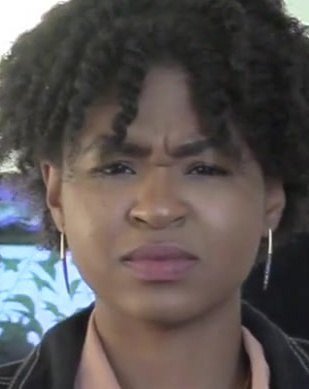
#> input picture real/aftqqmiysd 11_0.jpg, 309 x 389 px; its folder holds only this picture in this run
$ python eb_hair.py   (older library calls are emulated)
#> lines starting #> are read from the running program, lines starting #| are printed output that depends on the picture; after the words box and inside, x2 and y2 are one past the last pixel; in counts of white or black regions, pixels touching at a corner belong together
import cv2
import numpy as np
import sys, os

#학습할 이미지 변수가 train입니다.
#work변수가 필터를 통과한 후 이미지입니다.

# 폴더 내 이미지 불러오기
folder_path = "real/"
folder_list = os.listdir(folder_path)

for item in folder_list:  # 폴더의 파일이름 얻기

    train = cv2.imread(folder_path+item)
#> train is the input picture: shape (389, 309, 3); mean B, G, R 82.4, 84.5, 90.6
    print(folder_path+item)
    tmp = train.copy()

    # 필터 적용 부분 ===================================
    # Emboss
    tmp = cv2.cvtColor(tmp, cv2.COLOR_RGB2GRAY)
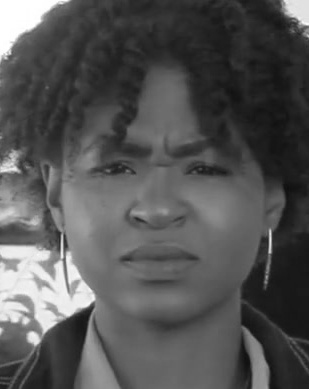
#> tmp: shape (389, 309); min 14, max 255, mean 84.5
    Kernel_emboss = np.array([[-2, -1, 0], [-1, 1, 1], [0, 1, 2]])
    tmp = cv2.filter2D(tmp, cv2.CV_8U, Kernel_emboss)
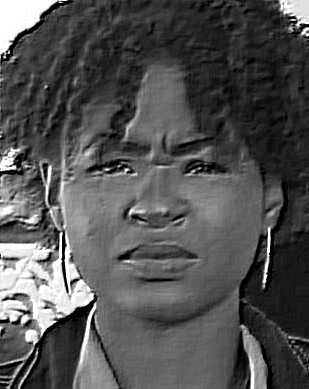
#> tmp: shape (389, 309); min 0, max 255, mean 82.6
    tmp = cv2.cvtColor(tmp, cv2.COLOR_GRAY2RGB)
#> tmp: shape (389, 309, 3)

    # Histogram_Equalization
    tmp = cv2.cvtColor(tmp, cv2.COLOR_RGB2GRAY)
    cv2.equalizeHist(tmp, tmp)
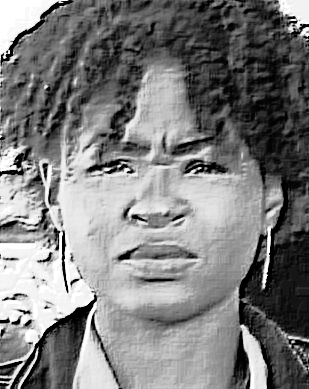
#> tmp: shape (389, 309); min 0, max 255, mean 125.4
    tmp = cv2.cvtColor(tmp, cv2.COLOR_GRAY2RGB)
#> tmp: shape (389, 309, 3)

    # Bilateral
    tmp = cv2.bilateralFilter(tmp, 19, 102, 102)
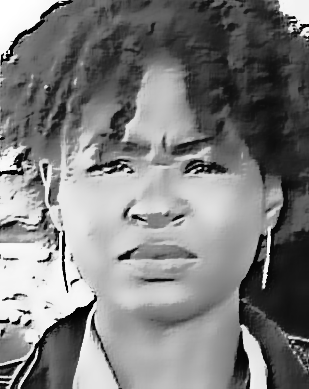
#> tmp: shape (389, 309, 3); min 1, max 255, mean 125.7

    # Gamma_correction
    gamma = 60
    lookUpTable = np.empty((1, 256), np.uint8)
    for j in range(256):
        lookUpTable[0, j] = np.clip(pow(j / 255.0, 1.0 / (gamma / 10)) * 255.0, 0, 255)

    tmp = cv2.LUT(tmp, lookUpTable)
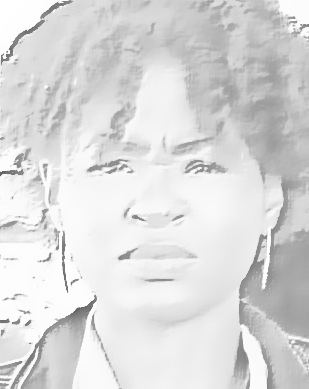
#> tmp: shape (389, 309, 3); min 101, max 255, mean 218.5

    # THRESH_TOZERO
    ret, tmp = cv2.threshold(tmp, 220, 0, cv2.THRESH_TOZERO)
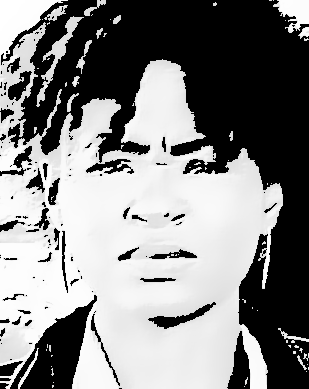
#> tmp: shape (389, 309, 3); min 0, max 255, mean 132.6

    # Brightness&Contrast
    var_Brightness = 0 - 100
    var_Contrast = 200 - 100

    if (var_Contrast > 0):
        delta = 127.0 * var_Contrast / 100
        a = 255.0 / (255.0 - delta * 2)
        b = a * (var_Brightness - delta)
    else:
        delta = -128.0 * var_Contrast / 100
        a = (256.0 - delta * 2) / 255.0
        b = a * var_Brightness + delta

    tmp = tmp * a + b

    #필터 통과한 이미지 변수에 넣기
    work = tmp.copy()
    output_dir = "eyebrow_real_output/"
    output_path = output_dir + item

    # output 경로가 없으면 폴더를 생성합니다.
    if not os.path.exists(output_dir):
        os.mkdir(output_dir)

    cv2.imwrite(output_path, work)
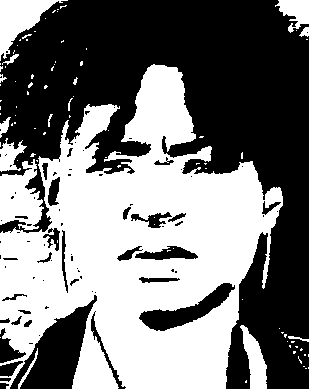
#> saved as aftqqmiysd 11_0.jpg: shape (389, 309, 3); 47.6% white; 89 white regions (74 under 20 px), largest, box (x1, y1, x2, y2) and area: (0, 64, 283, 389) 50696, (0, 159, 44, 230) 1956, (0, 0, 68, 61) 1661

    #이미지 출력
    # cv2.imshow("aaa", work)
    # cv2.waitKey()

$ run again, on real/gbcjmtrhap 12_0.jpg
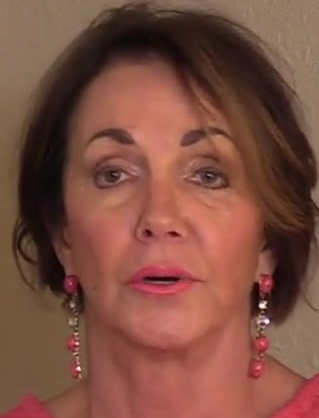
#> input picture real/gbcjmtrhap 12_0.jpg, 319 x 418 px
#> train is the input picture: shape (418, 319, 3); mean B, G, R 65, 78.1, 125.3
#> `tmp = cv2.LUT(tmp, lookUpTable)`:
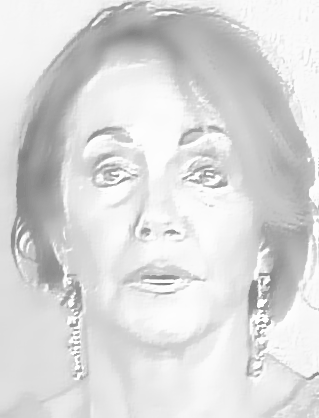
#> tmp: shape (418, 319, 3); min 121, max 254, mean 218
#> `cv2.imwrite(output_path, work)`:
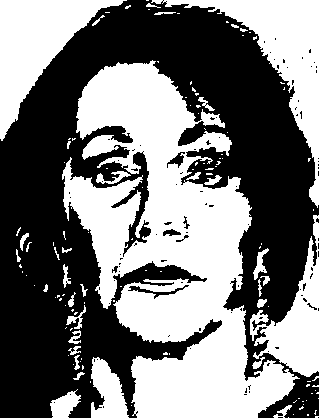
#> saved as gbcjmtrhap 12_0.jpg: shape (418, 319, 3); 47.6% white; 128 white regions (93 under 20 px), largest, box (x1, y1, x2, y2) and area: (62, 60, 300, 418) 40439, (151, 0, 319, 208) 7563, (0, 0, 127, 141) 6978

$ run again, on real/gzbagbdubm 02_0.jpg
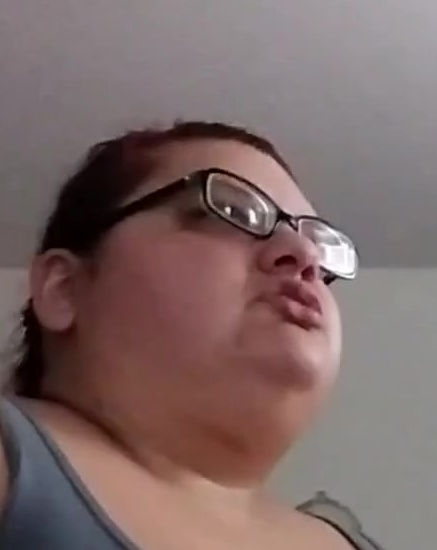
#> input picture real/gzbagbdubm 02_0.jpg, 437 x 550 px
#> train is the input picture: shape (550, 437, 3); mean B, G, R 103, 104.3, 124.5
#> `tmp = cv2.LUT(tmp, lookUpTable)`:
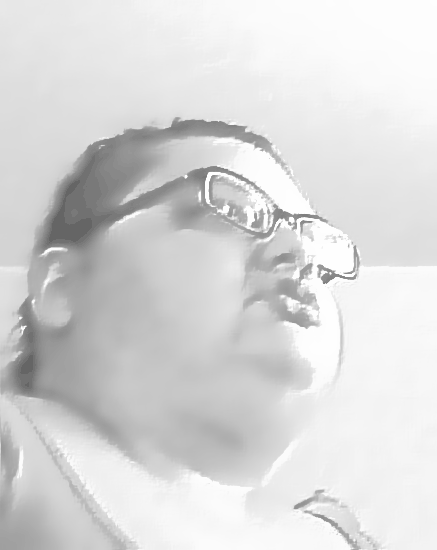
#> tmp: shape (550, 437, 3); min 101, max 254, mean 216.9
#> `cv2.imwrite(output_path, work)`:
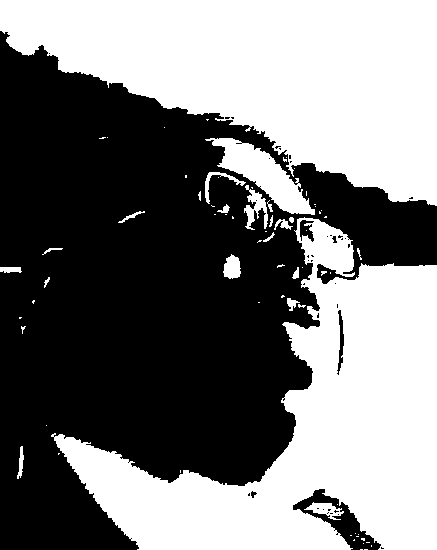
#> saved as gzbagbdubm 02_0.jpg: shape (550, 437, 3); 47.8% white; 70 white regions (48 under 20 px), largest, box (x1, y1, x2, y2) and area: (51, 217, 437, 550) 54744, (0, 0, 437, 206) 54609, (205, 138, 315, 215) 3071

$ run again, on real/hknucpztup 03_0.jpg
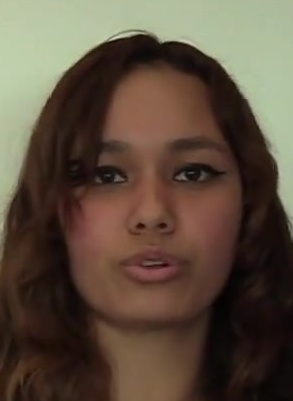
#> input picture real/hknucpztup 03_0.jpg, 293 x 401 px
#> train is the input picture: shape (401, 293, 3); mean B, G, R 62.4, 77.3, 92.5
#> `cv2.imwrite(output_path, work)`:
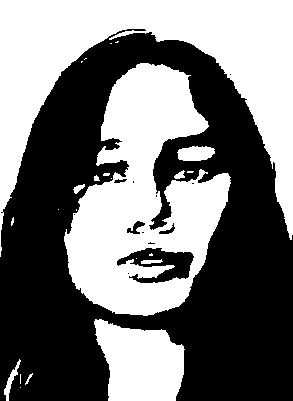
#> saved as hknucpztup 03_0.jpg: shape (401, 293, 3); 47.2% white; 24 white regions (14 under 20 px), largest, box (x1, y1, x2, y2) and area: (0, 0, 293, 257) 25764, (64, 63, 231, 316) 23152, (94, 319, 185, 401) 5514
